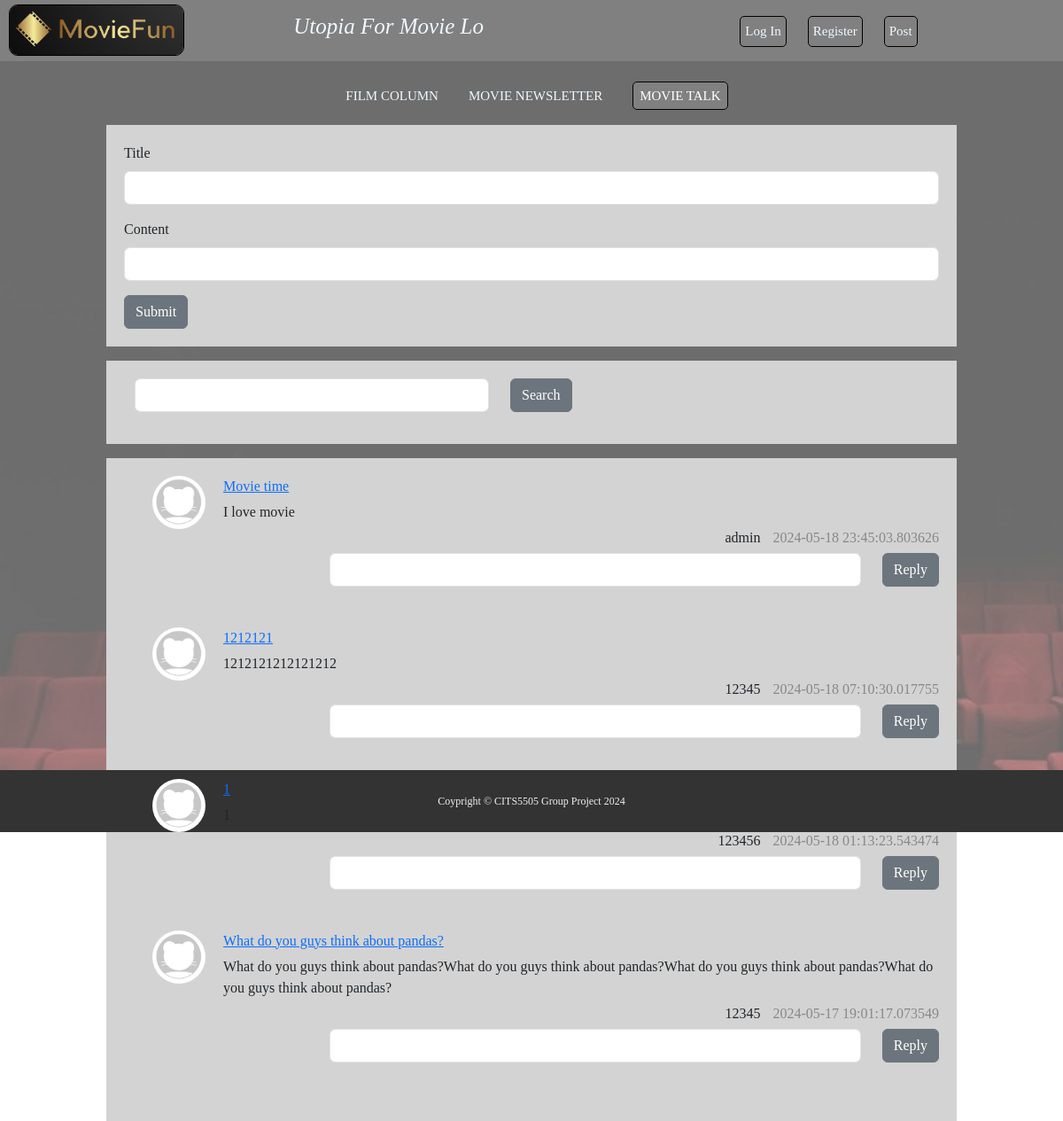
Page /qa/mt on the committed database.
### models.py (models this page shows)
class QuestionModel(db.Model):
    __tablename__ = "question"
    id = db.Column(db.Integer, primary_key=True, autoincrement=True)
    title = db.Column(db.String(100), nullable=False)
    content = db.Column(db.Text, nullable=False)
    create_time = db.Column(db.DateTime, default=datetime.now)
    author_id = db.Column(db.Integer, db.ForeignKey("user.id"))
    author = db.relationship(UserModel, backref="questions")

class UserModel(db.Model):
    __tablename__ = "user"
    id = db.Column(db.Integer, primary_key=True, autoincrement=True)
    username = db.Column(db.String(20), nullable=False)
    password = db.Column(db.String(25), nullable=False)
    email = db.Column(db.String(50), nullable=False, unique=True)

### blueprints/qa.py (the view)
@bp.route("/mt")
def index():
    questions = QuestionModel.query.order_by(QuestionModel.create_time.desc()).all()
    return render_template("movieTalk.html", questions=questions)

### app.py (called while the page is built)
@app.before_request
def my_before_request():
    user_id = session.get("user_id")
    if user_id:
        user = UserModel.query.get(user_id)
        setattr(g, "user", user)
    else:
        setattr(g, "user", None)

@app.context_processor
def my_context_processor():
    return {"user": g.user}

### templates/movieTalk.html (shortened to what this page needs)
{% extends "base.html"%}
{% block head %}
<link rel="stylesheet" type="text/css" href="{{ url_for('static', filename='css/talk-styles.css') }}">
{% endblock %}
{% block body %}
<div class="homeBody">
  <div id="nav">
    <ul>
      <li><a class="navLink" href="filmColumn.html">FILM COLUMN</a></li>
      <li><a class="navLink" href="movieNews.html">MOVIE NEWSLETTER</a></li>
      <li><a class="navLink" href="{{ url_for('movie_talk') }}" id="selfPage">MOVIE TALK</a></li>
    </ul>
  </div>
  <form class="content" action="/movieTalk" method="post">
    <div class="mb-3">
      <label for="title" class="form-label">Title</label>
      <input type="text" class="form-control" id="title" name="title" aria-describedby="title">
    </div>
    <div class="mb-3">
      <label for="content" class="form-label">Content</label>
      <input type="text" class="form-control" id="content1" name="content">
    </div>
    <button type="submit" class="btn btn-secondary">Submit</button>
  </form>
  <form class="row content" method="get" action="/movieTalk">
    <div class="col-auto">
      <input type="text" class="form-control" id="search" name="search" placeholder="" style="width: 400px">
    </div>
    <div class="col-auto">
      <button type="submit" class="btn btn-secondary mb-3">Search</button>
    </div>
  </form>
  <div class="content">
    <ul class="post">
      {% for question in questions %}
      <li>
        <div class="side-post">
          <img class="avator" src="{{ url_for('static', filename='jpg/avatar.jpeg')}}" alt="">
        </div>
        <div class="question-main">
          <div><a href="{{ url_for('qa.qa_detail', qa_id=question.id)}}">{{ question.title }}</a></div>
          <div>{{ question.content }}</div>
          <div class="question-info">
            <span class="question-author">{{ question.author.username }}</span>
            <span class="question-time">{{ question.create_time }}</span>
          </div>
          <div style="display:flex;align-items: center">
            <form class="row" method="post" action="/reply" style="margin-left: auto">
              <div class="col-auto">
                <input type="text" class="form-control" id="content" name="content" placeholder=""
                  style="width: 600px">
              </div>
              <div class="col-auto">
                <button type="submit" class="btn btn-secondary mb-3">Reply</button>
              </div>
            </form>
          </div>
        </div>
      </li>
      {% endfor %}
    </ul>
  </div>
</div>
{% endblock %}

### static/css/index-styles.css (style rules this page uses)
* { margin: 0; padding: 0; box-sizing: border-box; font-family: Cambria, Cochin, Georgia, Times, "Times New Roman", serif; }
.homeBody { background-image: url("../jpg/bgimg.png"); background-attachment: fixed; background-size: cover; height: 800px; }
#nav ul { text-align: center; }
#nav li { display: inline-block; text-align: center; margin-right: 20px; margin-top: 2%; padding: 5px; font-size: 15px; font-family: "Roboto", sans-serif; }
.navLink { text-decoration: none; color: aliceblue; }

### static/css/talk-styles.css (style rules this page uses)
#nav ul { text-align: center; }
#nav li { display: inline-block; text-align: center; margin-right: 20px; margin-top: 2%; padding: 5px; font-size: 15px; font-family: "Roboto", sans-serif; }
.navLink { text-decoration: none; color: aliceblue; }
#selfPage { border: 1px solid black; border-radius: 5px; color: white; background-color: gray; padding: 7px; }
.content { width: 80%; margin: 0 auto; background-color: lightgrey; padding: 20px; margin-top: 16px; }
.content { list-style-type: none; }
.post li { display: flex; margin-bottom: 20px; }
.side-post { margin-right: 20px; }
.avator { width: 60px; height: 60px; border-radius: 50%; }
.question-main { flex-grow: 1; }
.question-main div { margin-bottom: 5px; }
.question-author { margin-right: 10px; }
.question-time { color: #888; }
.question-info { text-align: right; }

### rows in the picture
QuestionModel: title "Movie time", content "I love movie", author.username "admin", create_time "2024-05-18 23:45:03.803626"
QuestionModel: title "1212121", content "1212121212121212", author.username "12345", create_time "2024-05-18 07:10:30.017755"
QuestionModel: title "1", author.username "123456", create_time "2024-05-18 01:13:23.543474"
QuestionModel: title "What do you guys think about pandas?", content "What do you guys think about pandas?What do you guys think about pandas?What do you guys think about pandas?What do you guys think about pandas?", author.username "12345", create_time "2024-05-17 19:01:17.073549"
